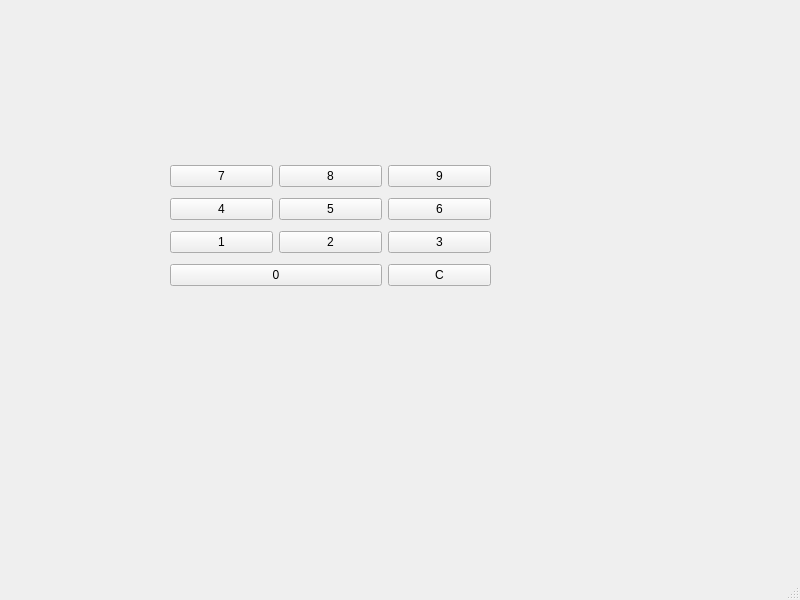
<?xml version="1.0" encoding="UTF-8"?>
<ui version="4.0">
 <class>MainWindow</class>
 <widget class="QMainWindow" name="MainWindow">
  <property name="geometry">
   <rect>
    <x>0</x>
    <y>0</y>
    <width>800</width>
    <height>600</height>
   </rect>
  </property>
  <property name="windowTitle">
   <string>MainWindow</string>
  </property>
  <widget class="QWidget" name="centralwidget">
   <widget class="QWidget" name="">
    <property name="geometry">
     <rect>
      <x>170</x>
      <y>160</y>
      <width>321</width>
      <height>131</height>
     </rect>
    </property>
    <layout class="QGridLayout" name="gridLayout">
     <item row="1" column="0">
      <widget class="QPushButton" name="pushButton">
       <property name="text">
        <string>4</string>
       </property>
      </widget>
     </item>
     <item row="2" column="1">
      <widget class="QPushButton" name="pushButton_4">
       <property name="text">
        <string>2</string>
       </property>
      </widget>
     </item>
     <item row="1" column="1">
      <widget class="QPushButton" name="pushButton_2">
       <property name="text">
        <string>5</string>
       </property>
      </widget>
     </item>
     <item row="2" column="2">
      <widget class="QPushButton" name="pushButton_6">
       <property name="text">
        <string>3</string>
       </property>
      </widget>
     </item>
     <item row="2" column="0">
      <widget class="QPushButton" name="pushButton_3">
       <property name="text">
        <string>1</string>
       </property>
      </widget>
     </item>
     <item row="1" column="2">
      <widget class="QPushButton" name="pushButton_5">
       <property name="text">
        <string>6</string>
       </property>
      </widget>
     </item>
     <item row="3" column="0" colspan="2">
      <widget class="QPushButton" name="pushButton_7">
       <property name="text">
        <string>0</string>
       </property>
      </widget>
     </item>
     <item row="3" column="2">
      <widget class="QPushButton" name="pushButton_8">
       <property name="text">
        <string>C</string>
       </property>
      </widget>
     </item>
     <item row="0" column="0">
      <widget class="QPushButton" name="pushButton_9">
       <property name="text">
        <string>7</string>
       </property>
      </widget>
     </item>
     <item row="0" column="1">
      <widget class="QPushButton" name="pushButton_10">
       <property name="text">
        <string>8</string>
       </property>
      </widget>
     </item>
     <item row="0" column="2">
      <widget class="QPushButton" name="pushButton_11">
       <property name="text">
        <string>9</string>
       </property>
      </widget>
     </item>
    </layout>
   </widget>
  </widget>
  <widget class="QMenuBar" name="menubar">
   <property name="geometry">
    <rect>
     <x>0</x>
     <y>0</y>
     <width>800</width>
     <height>23</height>
    </rect>
   </property>
  </widget>
  <widget class="QStatusBar" name="statusbar"/>
 </widget>
 <resources/>
 <connections/>
</ui>
